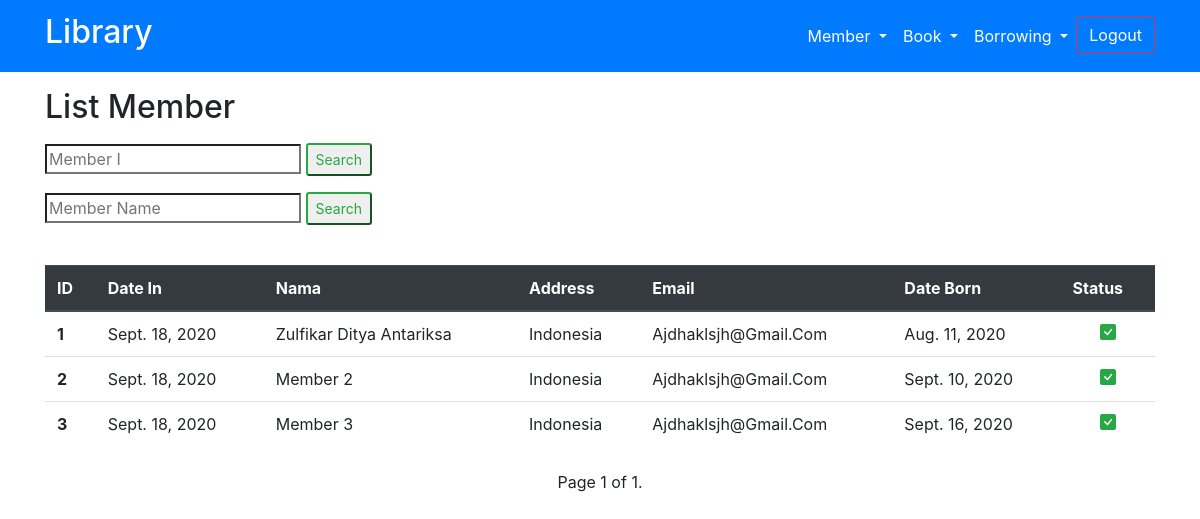
Before: /member-list/ (signed in) with the older database file.
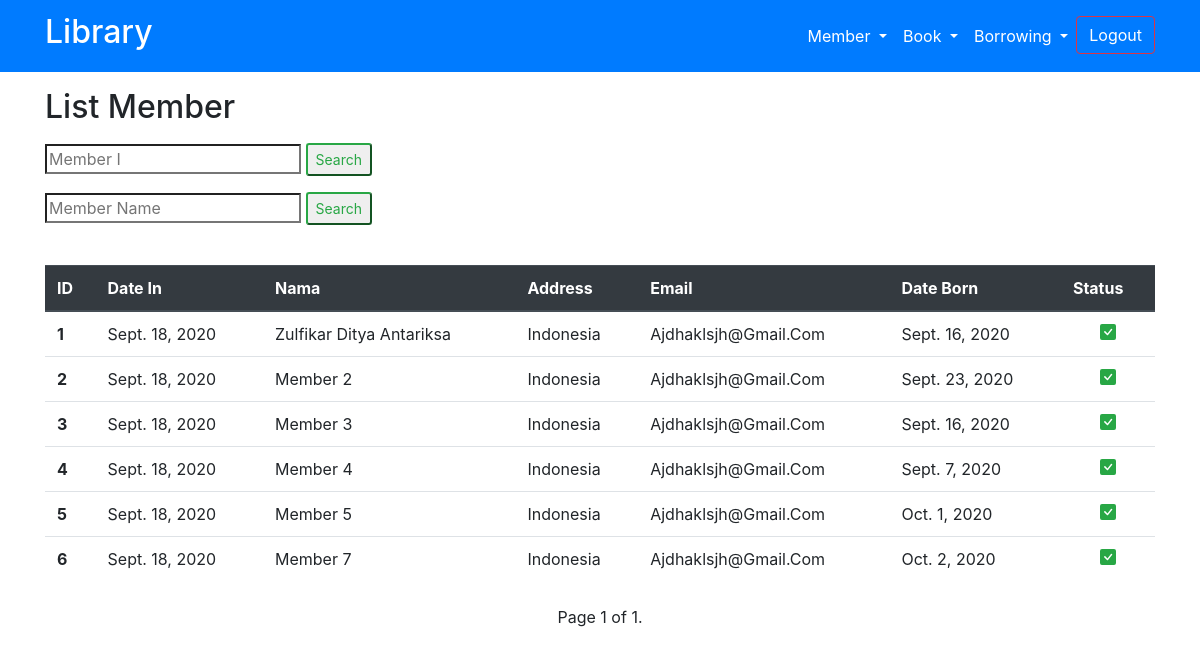
After: the same page with the newer database file.
### my_app/models.py (models this page shows, shortened)
class Member(models.Model):
    name = models.CharField(max_length=40)
    date_in = models.DateField(auto_now_add=True)
    address = models.CharField(max_length=50)
    email = models.EmailField(max_length=254)
    date_born = models.DateField()
    status = models.BooleanField(default=True)
    class Meta:
        verbose_name = "Member"
        verbose_name_plural = "Members"
        ordering = ['-date_in']

### my_app/views.py (the view, shortened to what this page needs)
# urls.py: path('member-list/', views.member_list, name='member-list'),
def member_list(request):
    if request.user.is_authenticated:
        page = "Member"
        with_paginator = True
        data = Member.objects.all().order_by('id')
        paginator = Paginator(data, 100)
        pageNum = request.GET.get('page')
        dataresult = paginator.get_page(pageNum)
        return render(request, 'home/list.html', {
            'page': page,
            'data': dataresult,
            'with_paginator': with_paginator,
        })
    else:
        return HttpResponseRedirect(reverse('login'))

### templates/home/list.html (shortened to what this page needs)
{% extends 'base.html' %}
{% load static %}
{% block content %}
<div class="container my-3 text-capitalize">
    <h2 class="mb-3">List {{page}}</h2>
    <div class="row justify-content-right">
        <div class="col">
            <form action="" method="post">
                <div class="form-group">
                    <input type="search" name="id" id="" placeholder="Member I" required>
                    <input type="submit" value="Search" class="btn-sm btn-outline-success">
                </div>
            </form>
            <form action="" method="post">
                <div class="form-group">
                    <input type="search" name="nama" id="" placeholder="Member Name" required>
                    <input type="submit" value="Search" class="btn-sm btn-outline-success">
                </div>
            </form>
        </div>
    </div>
</div>
<div class="container my-4 text-capitalize">
    <table class="table table-hover">
        <thead class="thead-dark">
            <th scope="col">ID</th>
            <th scope="col">date in</th>
            <th scope="col">Nama</th>
            <th scope="col">Address</th>
            <th scope="col">Email</th>
            <th scope="col">date born</th>
            <th scope="col">status</th>
        </thead>
        <tbody>
            {% for i in data %}
            <tr>
                <th scope="row">{{i.id}}</th>
                <td>{{i.date_in}}</td>
                <td>{{i.name}}</td>
                <td>{{i.address}}</td>
                <td class="">{{i.email}}</td>
                <td>{{i.date_born}}</td>
                {% if i.status is True %}
                <td class="text-success text-center">
                </td>
                {% endif %}
            </tr>
            {% endfor %}
        </tbody>
    </table>
</div>
<div class="container">
    <div class="row">
        <div class="col text-center">
            <span> Page {{ data.number }} of {{ data.paginator.num_pages }}.</span>
        </div>
    </div>
</div>
{% endblock content %}

### templates/base.html (shortened to what this page needs)
{% load static %}
<html lang="en">
<head>
    <link rel="stylesheet" href=" {% static 'bootstrap/css/bootstrap.min.css' %}">
</head>
<body>
    {% if request.user.is_authenticated %}
    <nav class="navbar navbar-expand-lg navbar-dark bg-primary text-capitalize">
        <div class="container">
            <a class="navbar-brand" href="{% url 'home:index' %}">
                <h2>Library</h2>
            </a>
            <div class="collapse navbar-collapse" id="navbarSupportedContent">
                <ul class="navbar-nav ml-lg-auto">
                    <li class="nav-item dropdown">
                        <a class="nav-link dropdown-toggle active" href="#" id="navbarDropdown" role="button"
                            data-toggle="dropdown" aria-haspopup="true" aria-expanded="false">
                            member
                        </a>
                    </li>
                    <li class="nav-item dropdown">
                        <a class="nav-link dropdown-toggle active" href="#" id="navbarDropdown" role="button"
                            data-toggle="dropdown" aria-haspopup="true" aria-expanded="false">
                            Book
                        </a>
                    </li>
                    <li class="nav-item dropdown">
                        <a class="nav-link dropdown-toggle active" href="#" id="navbarDropdown" role="button"
                            data-toggle="dropdown" aria-haspopup="true" aria-expanded="false">
                            borrowing
                        </a>
                    </li>
                    <li class="nav-item active text-dark">
                        <a href="{% url 'logout' %}" class="btn btn-outline-danger text-white">logout</a>
                    </li>
                </ul>
            </div>
        </div>
    </nav>
    {% endif %}
    {% block content %}
    {% endblock content %}
</body>
</html>

Changed rows visible on the page:
changed Member "Zulfikar Ditya Antariksa": date_born "Aug. 11, 2020" → "Sept. 16, 2020"
changed Member "Member 2": date_born "Sept. 10, 2020" → "Sept. 23, 2020"
added Member: id "4", date_in "Sept. 18, 2020", name "Member 4", address "Indonesia", email "Ajdhaklsjh@gmail.com", date_born "Sept. 7, 2020", status True (drawn)
added Member: id "5", date_in "Sept. 18, 2020", name "Member 5", address "Indonesia", email "Ajdhaklsjh@gmail.com", date_born "Oct. 1, 2020", status True (drawn)
added Member: id "6", date_in "Sept. 18, 2020", name "Member 7", address "Indonesia", email "Ajdhaklsjh@gmail.com", date_born "Oct. 2, 2020", status True (drawn)
